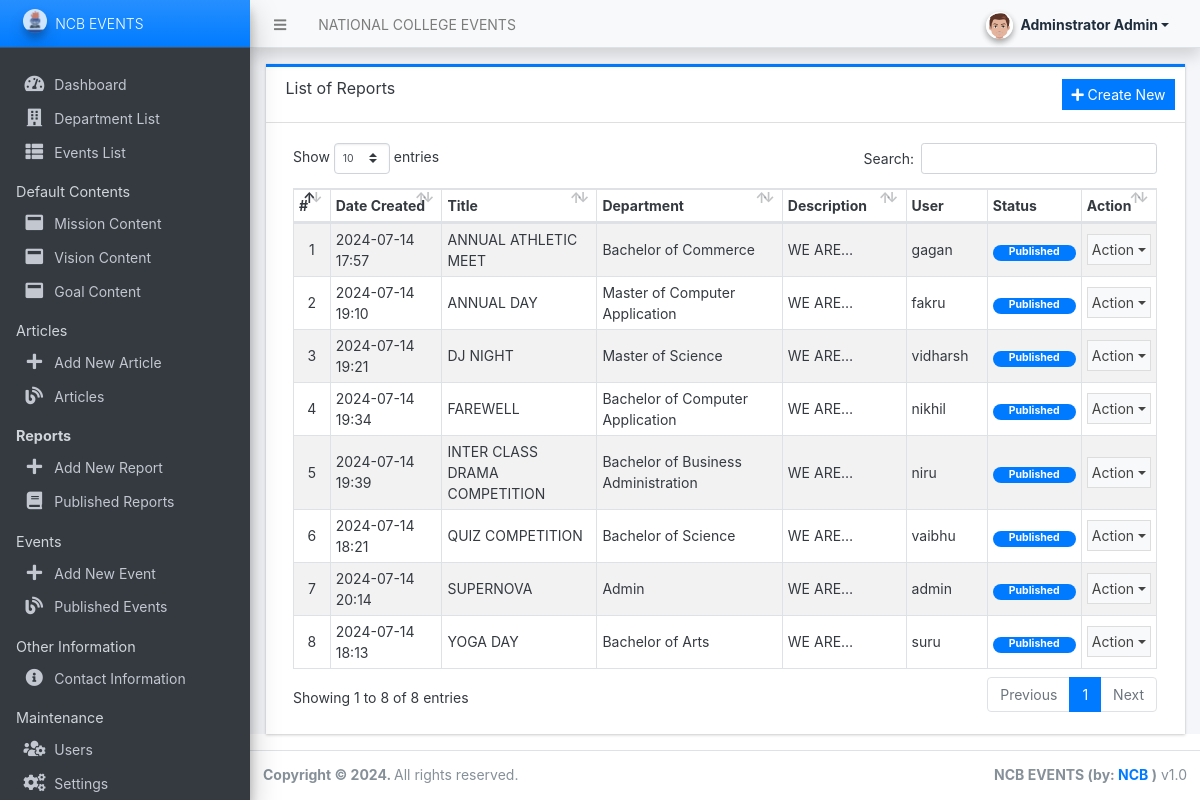
Screenshot of /admin/?page=reports (signed in) with the database file from the repository.
### tables this page shows
CREATE TABLE `report` (
  `id` int(30) NOT NULL,
  `title` text NOT NULL,
  `short_description` text NOT NULL,
  `content_path` text DEFAULT NULL,
  `invite` text DEFAULT NULL,
  `image` text DEFAULT NULL,
  `dept` text NOT NULL,
  `status` tinyint(1) NOT NULL DEFAULT 1,
  `delete_flag` tinyint(1) NOT NULL DEFAULT 0,
  `user_id` int(30) DEFAULT NULL,
  `date_created` datetime NOT NULL DEFAULT current_timestamp(),
  `date_updated` datetime DEFAULT NULL ON UPDATE current_timestamp()
);

CREATE TABLE `users` (
  `id` int(50) NOT NULL,
  `firstname` varchar(250) NOT NULL,
  `lastname` varchar(250) NOT NULL,
  `username` text NOT NULL,
  `password` text NOT NULL,
  `avatar` text DEFAULT NULL,
  `last_login` datetime DEFAULT NULL,
  `department` varchar(50) NOT NULL,
  `type` tinyint(1) NOT NULL DEFAULT 0,
  `date_added` datetime NOT NULL DEFAULT current_timestamp(),
  `date_updated` datetime DEFAULT NULL ON UPDATE current_timestamp()
);

### classes/DBConnection.php (called while the page is built, shortened)
<?php
class DBConnection{
    private $host = DB_SERVER;
    private $username = DB_USERNAME;
    private $password = DB_PASSWORD;
    private $database = DB_NAME;
    public $conn;
    public function __construct(){
        if (!isset($this->conn)) {
            $this->conn = new mysqli($this->host, $this->username, $this->password, $this->database);
        }
    }
}
?>

### classes/SystemSettings.php (called while the page is built, shortened)
<?php
class SystemSettings extends DBConnection{
	function userdata($field = ''){
		if(!empty($field)){
			if(isset($_SESSION['userdata'][$field]))
				return $_SESSION['userdata'][$field];
			else
				return null;
		}else{
			return false;
		}
	}
}
$_settings = new SystemSettings();
?>

### admin/reports/index.php (the view, shortened to what this page needs)
<div class="card card-outline rounded-0 card-primary">
	<div class="card-header">
		<h3 class="card-title">List of Reports</h3>
		<div class="card-tools">
			<a href="./?page=reports/manage_report"  class="btn btn-flat btn-sm btn-primary"><span class="fas fa-plus"></span>  Create New</a>
		</div>
	</div>
	<div class="card-body">
        <div class="container-fluid">
			<table class="table table-hover table-striped table-bordered" id="list">
				<?php if($_settings->userdata('type') != 1): ?>
					<colgroup>
						<col width="5%">
						<col width="15%">
						<col width="25%">
						<col width="35%">
						<col width="10%">
						<col width="15%">
					</colgroup>
				<?php else: ?>
					<colgroup>
						<col width="5%">
						<col width="15%">
						<col width="20%">
						<col width="25%">
						<col width="15%">
						<col width="10%">
						<col width="15%">
					</colgroup>
				<?php endif; ?>
				<thead>
					<tr>
						<th>#</th>
						<th>Date Created</th>
						<th>Title</th>
						 <th>Department</th>
						<th>Description</th>
						<?php if($_settings->userdata('type') == 1): ?>
						<th>User</th>
						<?php endif; ?>
						<th>Status</th>
						<th>Action</th>
					</tr>
				</thead>
				<tbody>
					<?php
					$i = 1;
						$uwhere = "";
						$qry = $conn->query("SELECT a.*, u.username as writer,u.department as dept from `report` a inner join users u on a.user_id = u.id where a.delete_flag = 0 {$uwhere} order by a.`title` asc ");
						while($row = $qry->fetch_assoc()):
					?>
						<tr>
							<td class="text-center"><?php echo $i++; ?></td>
							<td><?php echo date("Y-m-d H:i",strtotime($row['date_created'])) ?></td>
							<td><?php echo $row['title'] ?></td>
							<td><?php echo $row['dept'] ?></td>
							<td ><p class="m-0 truncate-1"><?= $row['short_description'] ?></p></td>
							<?php if($_settings->userdata('type') == 1): ?>
							<td><?php echo $row['writer'] ?></td>
							<?php endif; ?>
							<td class="text-center">
                                <?php if($row['status'] == 1): ?>
                                    <span class="badge badge-primary px-3 rounded-pill">Published</span>
                                <?php else: ?>
                                    <span class="badge badge-secondary px-3 rounded-pill">Unpublished</span>
                                <?php endif; ?>
                            </td>
							<td align="center">
								 <button type="button" class="btn btn-flat p-1 btn-default btn-sm dropdown-toggle dropdown-icon" data-toggle="dropdown">
				                  		Action
				                  </button>
							</td>
						</tr>
					<?php endwhile; ?>
				</tbody>
			</table>
		</div>
	</div>
</div>

### rows the page displays
report: date_created "2024-07-14 17:57", title "ANNUAL ATHLETIC MEET", user.department "Bachelor of Commerce", short_description "WE…", user.username "gagan", status "Published"
report: date_created "2024-07-14 19:10", title "ANNUAL DAY", user.department "Master of Computer Application", short_description "WE…", user.username "fakru", status "Published"
report: date_created "2024-07-14 19:21", title "DJ NIGHT", user.department "Master of Science", short_description "WE…", user.username "vidharsh", status "Published"
report: date_created "2024-07-14 19:34", title "FAREWELL", user.department "Bachelor of Computer Application", short_description "WE…", user.username "nikhil", status "Published"
report: date_created "2024-07-14 19:39", title "INTER CLASS DRAMA COMPETITION", user.department "Bachelor of Business Administration", short_description "WE…", user.username "niru", status "Published"
report: date_created "2024-07-14 18:21", title "QUIZ COMPETITION", user.department "Bachelor of Science", short_description "WE…", user.username "vaibhu", status "Published"
report: date_created "2024-07-14 20:14", title "SUPERNOVA", user.department "Admin", short_description "WE…", user.username "admin", status "Published"
report: date_created "2024-07-14 18:13", title "YOGA DAY", user.department "Bachelor of Arts", short_description "WE…", user.username "suru", status "Published"

### other values shown
$_settings->info('name') "NATIONAL COLLEGE EVENTS"
$_settings->userdata('firstname').' '.$_settings->userdata('lastname') "Adminstrator Admin"
$_settings->info('short_name') "NCB EVENTS"
